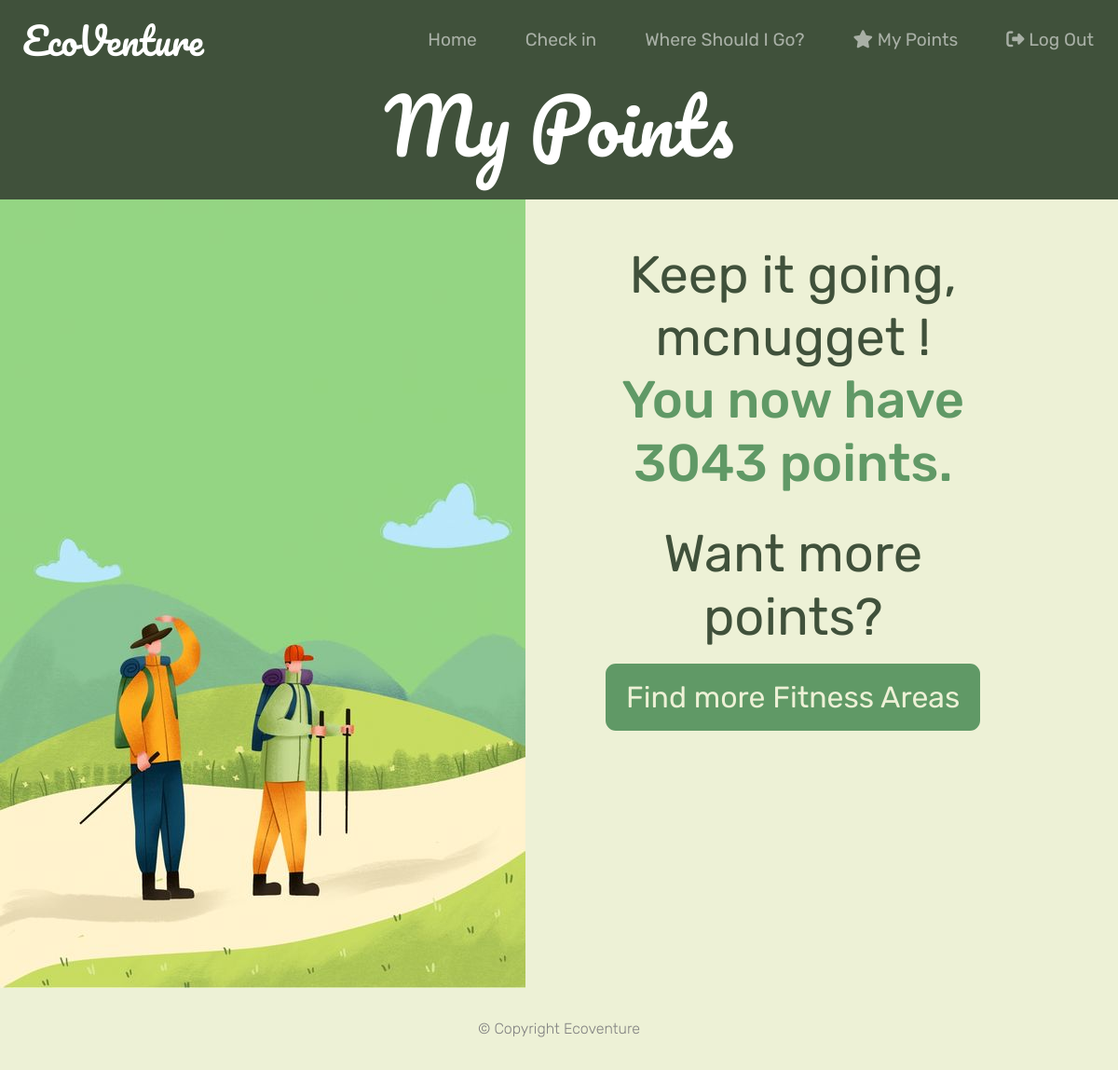
The page /showPoints (signed in) on the database as committed earlier.
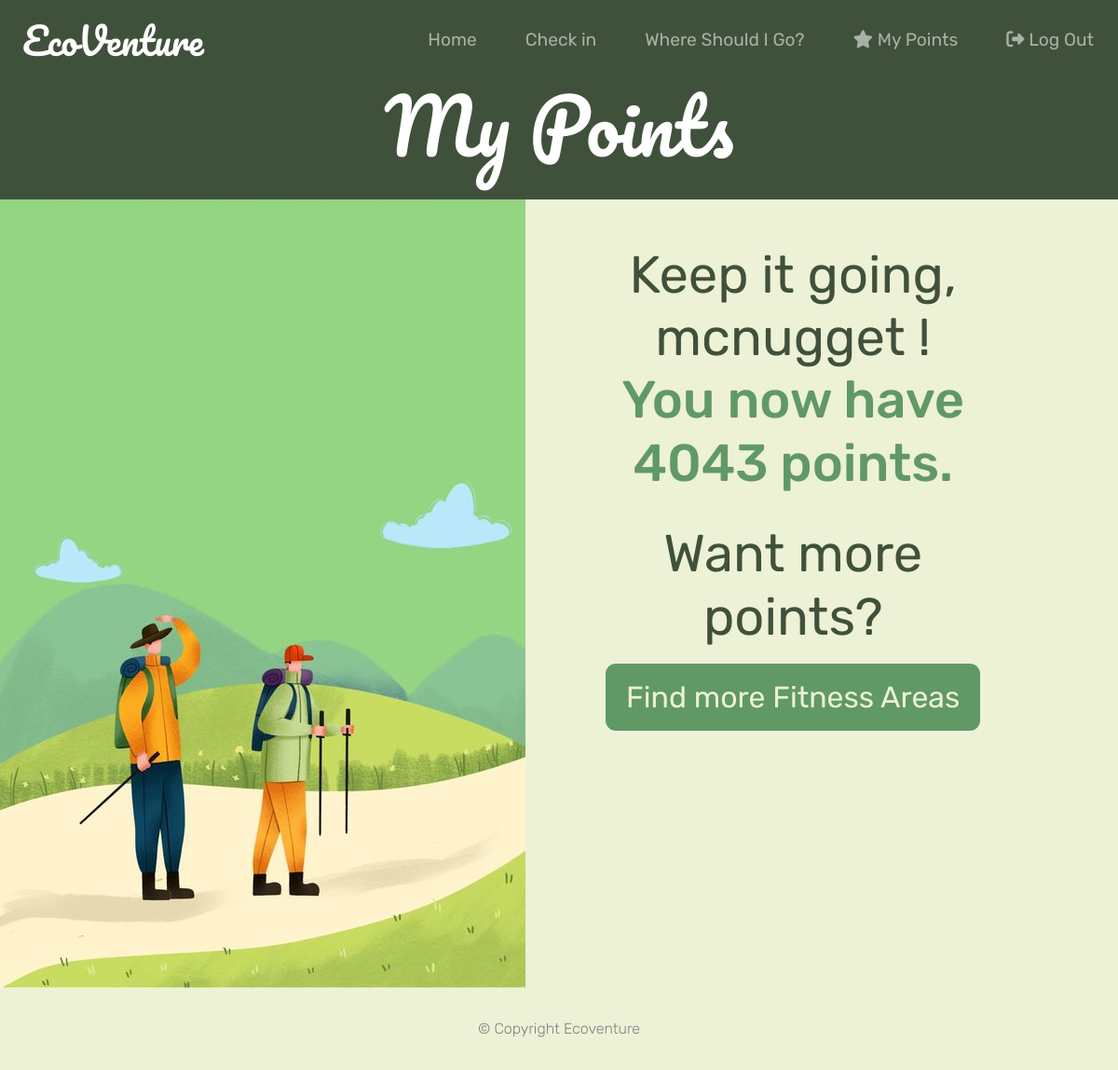
The same page on the database as committed later.
### user.py (models this page shows, shortened)
class User(db.Model):
    __bind_key__="users"
    __tablename__='users'
    username = db.Column(db.String(80), primary_key=True, nullable=False)
    email = db.Column(db.String(100), nullable=False)
    password_hash = db.Column(db.String(128), nullable=False)
    points = db.Column(db.Integer, default=0)
    def __init__(self,username, email, password_hash, points):
        self.username = username
        self.email = email
        self.password_hash = password_hash
        self.points= points

### checkin.py (the view)
@checkin_bp.route('/showPoints')
@login_required
def showPoints():
    username = session.get('username')
    user = User.query.filter_by(username=username).first()
    return render_template("myPoints.html",user = user)

### auth.py (called while the page is built)
@login_manager.user_loader
def load_user(username):
        connection=sqlite3.connect(current_app.config['USERSDBPATH'])
        cursor=connection.cursor()
        cursor.execute('SELECT * FROM users WHERE username=?',(username,))
        user_data=cursor.fetchone()
        connection.close()
        if not user_data:
            return None
        return User(user_data[0],user_data[1],user_data[2],user_data[3])

### templates/myPoints.html (shortened to what this page needs)
<!DOCTYPE html>
<html>
<head>
     <link
     href="https://cdn.jsdelivr.net/npm/bootstrap@5.3.0-alpha1/dist/css/bootstrap.min.css"
     rel="stylesheet"
   />
   <link rel="stylesheet" href="../static/styles.css" />
</head>
<body>
    <section class="colored-section ci-title-section">
    <nav class="navbar navbar-expand-lg navbar-dark">
        <a class="navbar-brand">EcoVenture</a>
        <ul class="navbar-nav ms-auto">
        <li class="nav-item active">
            <a class="nav-link" href="/user">Home</a>
        </li>
        <li class="nav-item">
            <a class="nav-link" href="/check_in">Check in</a>
        </li>
        <li class="nav-item">
            <a class="nav-link" href="/whereshouldigo">Where Should I Go?</a>
        </li>
        <li class="nav-item">
          <a class="nav-link" href="/showPoints"><i class="fa-solid fa-star"></i> My Points</a>
      </li>
        <li class="nav-item">
            <a class="nav-link" href="/logout"><i class="fa-solid fa-right-from-bracket"></i> Log Out</a>
        </li>
      </ul>
    </nav>
    <h1 class="ci-title">My Points</h1>
</section>
    <div class="row">
        <div class="col-lg-6" style="text-align: left;">
            <img src="../static/images/my-points-img.jpeg">
        </div>
        <div class="col-lg-6" style="text-align: center; padding: 3rem 2rem;">
          <div style="margin-right:20%;">
            <h3 class="ci-description">Keep it going, {{user.username}}!</h3>
            <h4 class="ci-description" style="color: #609966">You now have {{user.points}} points.</h4>
            <h3 class="ci-description" style="margin-top: 7%">Want more points?</h3>
            <a href="/whereshouldigo"><button class="btn-big">Find more Fitness Areas</button></a>
          </div>
        </div>
    </div>
	<footer class="light-section footer-section">
		<p class="footer-description">© Copyright Ecoventure</p>
	</footer>
</body>
</html>

### static/styles.css (style rules this page uses)
h1 { font-family: 'Pacifico', sans-serif; color: white; font-size: 5rem; }
h3 { font-family: 'Rubik', sans-serif; font-weight: 400; color: white; font-size: 1.5rem; }
body { font-family:'Rubik', sans-serif; font-weight: 300; background-color: #EDF1D6; color: white; }
.colored-section { background-color: #40513B; }
.light-section { background-color: #EDF1D6; }
.btn-big { -webkit-border-radius: 11; -moz-border-radius: 11; border-radius: 11px; border-style: solid; border-color: #609966; color: #EDF1D6; font-size: 2rem; background: #609966; padding: 10px 20px 10px 20px; text-decoration: none; outline: 0px; margin: 1rem; }
.navbar { padding-bottom: 0.5rem; }
.navbar-brand { font-family: 'Pacifico', sans-serif; font-size: 2.5rem; margin-left: 1.5rem; }
.nav-item { padding: 0 18px; font-weight: 400; }
.nav-link { font-size: 1.2rem; }
.footer-section { padding: 0.5rem 0; }
.footer-description { color: grey; size: 1rem; text-align: center; margin: 2% auto; }
.ci-title-section { text-align: center; padding-bottom: 1.5rem; }
.ci-title { padding: 0; }
.ci-description { color: #40513B; font-size: 3.5rem; padding: 0 1.5rem; margin: 0; }

Rows that differ between the two databases and show on the page:
changed User "mcnugget": points "3043" → "4043"
